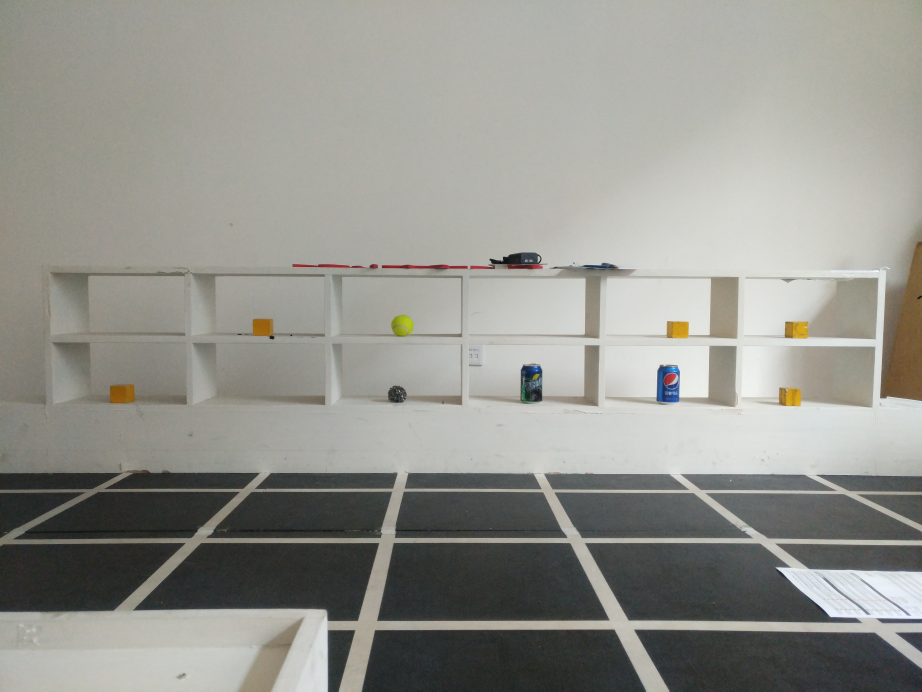
#> input picture IMG_1145.jpg, 4608 x 3456 px (shown at 1/5 size)
$ python Module.py   (Python 2 division)   (older library calls are emulated)
#> lines starting #> are read from the running program, lines starting #| are printed output that depends on the picture; after the words box and inside, x2 and y2 are one past the last pixel; in counts of white or black regions, pixels touching at a corner belong together
# encoding:utf-8
"""
作者：Crazyfang
日期：2017-3-17
版本：1.0
"""
import cv2
import numpy as np
# from matplotlib import pyplot as plt
import threading
import time

Color_materials = []

# 图像区域划分函数
def ImagePartition(original_image, number):
#> called with original_image = 'IMG_1145.jpg', number = 1
    start = time.clock()
    # print "正在处理第%d张图" % number
    # img = cv2.imread('picture.jpg')
    img = cv2.imread(original_image)
#> img is the input picture: shape (3456, 4608, 3); mean B, G, R 141.8, 148.1, 148.2
    sp = img.shape
#> sp = (3456, 4608, 3)
    # print sp[1]
    # print (2 * sp[0] / 3)
    # edges = cv2.Canny(img, 100, 150)
    gray = cv2.cvtColor(img, cv2.COLOR_BGR2GRAY)
    edges = cv2.Canny(gray, 50, 150, apertureSize=3)
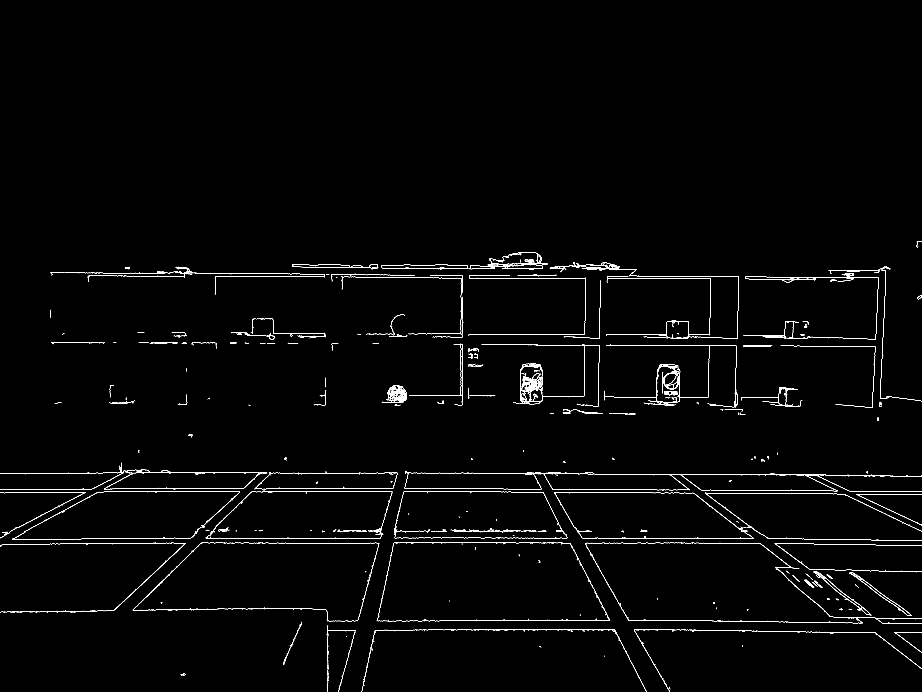
#> edges: shape (3456, 4608) (shown at 1/5 size); 0.65% white in thin lines or dots, all inside (x1, y1, x2, y2) = (0, 1206, 4608, 3456)
    # edge = edges.copy()
    # lines = cv2.HoughLines(edges, 1, np.pi/180, 100)

    # 寻找霍夫直线
    lines = cv2.HoughLinesP(edges, 1, np.pi/180, 100, 10, 0)
#> lines = 2963 rows, first 6: [3837, 2690, 3839, 2690], [3081, 2690, 3298, 2690], [3482, 2714, 3487, 2714], [3302, 2715, 3318, 2715], [2594, 2714, 2695, 2714], [1706, 2715, 1849, 2715]
    # print lines

    # 横线列表
    transverseline = []
    # 竖线列表
    verticalline = []

    # 将横线和竖线加入各自的列表同时去除不符合纵坐标的噪声点
    for i in lines:
        for x1, y1, x2, y2 in i:
            # if y1 < 500:
            if abs(y1 - y2) < 10:
                if abs(x1 - x2) > 15:
                    if (1 * sp[0] / 3) < y1 < (3 * sp[0] / 4):
                        if sp[1] / 14 < x1:
                            transverseline.append([x1, y1, x2, y2])
            if abs(x1 - x2) < 10:
                if abs(y1 - y2) > 15:
                    if y1 < (2 * sp[0] / 3):
                        verticalline.append([x1, y1, x2, y2])
#> this loop made 2963 passes
#> after the loop, transverseline = 350 items, first 6: [4512, 2458, 4578, 2458], [2110, 2443, 2138, 2443], [333, 2365, 481, 2365], [1332, 2443, 1435, 2443], [3127, 1392, 3418, 1392], [1457, 2459, 1517, 2459]; verticalline = 48 items, first 6: [2999, 1575, 2999, 1539], [4413, 1727, 4413, 1711], [2311, 1971, 2311, 1952], [2996, 1785, 2996, 1739], [2305, 1416, 2305, 1391], [4402, 1949, 4403, 1916]
    # print "竖线精简后的列表"
    # print verticalline

    sign = 0
    mins = 0
    maxs = 0
    sum = 0
    length = 0

    # 横线通过纵坐标从小到大排序
    transverseline = sorted(transverseline, key=lambda keys: keys[1])
#> transverseline = 350 items, first 6: [2614, 1319, 2632, 1319], [2633, 1319, 2664, 1319], [2466, 1319, 2493, 1319], [2503, 1320, 2537, 1320], [1601, 1321, 1657, 1321], [2444, 1321, 2472, 1321]
    # 竖线通过横坐标从小到大排序
    verticalline = sorted(verticalline, key=lambda keys: keys[0])
#> verticalline = 48 items, first 6: [2304, 1651, 2304, 1631], [2304, 1950, 2304, 1932], [2304, 1975, 2304, 1957], [2305, 1416, 2305, 1391], [2305, 1593, 2305, 1566], [2305, 1517, 2305, 1487]

    # [6 lines of commented-out code are left out]
    numberlist = []
    # 最大纵坐标差值
    max_differentvalue = 0

    # 寻找三条基准横线改进版
    # 功能：在横线坐标列列表中寻找到三条基准横线的区间下标
    for count, i in enumerate(transverseline):
        if count == 0:
            adjust = i[1]
        else:
            if len(numberlist) == 3:
                break
            else:
                if abs(i[1] - adjust) > max_differentvalue * 0.8 and abs(i[1] - adjust) > 240:  # 高像素图片需要在此更改阈值 > 200   abs(i[1] - adjust) > max_differentvalue * 1.50 and
                    adjust = i[1]
                    numberlist.append(count)
                    max_differentvalue = 0
                if abs(i[1] - adjust) > max_differentvalue:
                    max_differentvalue = abs(i[1] - adjust)
                else:
                    pass
#> this loop made 225 passes
#> (i, max_differentvalue) on passes 4, 5, 7, 8, 9, 10, 12, 15, 17, 19, 20, 21: ([2503, 1320, 2537, 1320], 1), ([1601, 1321, 1657, 1321], 2), ([2195, 1323, 2215, 1323], 4), ([2930, 1324, 2967, 1324], 5), ([1704, 1325, 1721, 1325], 6), ([2985, 1326, 3007, 1326], 7), ([2564, 1327, 2586, 1327], 8), ([2352, 1328, 2374, 1328], 9), ([2245, 1329, 2282, 1329], 10), ([2499, 1330, 2517, 1330], 11), ([2483, 1332, 2524, 1332], 13), ([2786, 1333, 2809, 1333], 14)
#> (i, adjust) on pass 1: ([2614, 1319, 2632, 1319], 1319)
#> after the loop, max_differentvalue = 0; numberlist = [132, 195, 223]
    # print numberlist

    # 寻找三条基准横线长度拟差运算
    # 基准横线的组成直线部分的纵坐标的值之和
    count_num = 0
    # 基准横线的最小横坐标
    mins = transverseline[0][0]
#> mins = 2614
    # 基准横线的最大横坐标
    maxs = transverseline[0][2]
#> maxs = 2632
    for count, i in enumerate(transverseline):
        if count == numberlist[0]:
            line1 = [mins, count_num / count, maxs, count_num / count]
            count_num = 0
        elif count == numberlist[1]:
            line2 = [mins, count_num / (numberlist[1] - numberlist[0]), maxs, count_num / (numberlist[1] - numberlist[0])]
            count_num = 0
        elif count == numberlist[2]:
            line3 = [mins, count_num / (numberlist[2] - numberlist[1]), maxs, count_num / (numberlist[2] - numberlist[1])]
        count_num += i[1]
        if mins > i[0]:
            mins = i[0]
        if maxs < i[2]:
            maxs = i[2]
#> this loop made 350 passes
#> (i, count_num, mins) on passes 3, 5, 22, 26, 57, 58, 59: ([2466, 1319, 2493, 1319], 3957, 2466), ([1601, 1321, 1657, 1321], 6598, 1601), ([1464, 1334, 1502, 1334], 29167, 1464), ([898, 1337, 916, 1337], 34511, 898), ([789, 1364, 825, 1364], 76214, 789), ([620, 1365, 653, 1365], 77579, 620), ([526, 1365, 582, 1365], 78944, 526)
#> (i, count_num, maxs) on passes 2, 8, 10, 38, 48, 50: ([2633, 1319, 2664, 1319], 2638, 2664), ([2930, 1324, 2967, 1324], 10566, 2967), ([2985, 1326, 3007, 1326], 13217, 3007), ([3058, 1342, 3086, 1342], 50593, 3086), ([3093, 1345, 3184, 1345], 64026, 3184), ([4407, 1351, 4425, 1351], 66723, 4425)
#> after the loop, maxs = 4602; mins = 333

    # [4 lines of commented-out code are left out]

    line2[1] += 20
    line2[3] += 20

    line3[1] += 80
    line3[3] += 80

    # 三条基准横线的差值弥补
    if line3[1] - line2[1] + 50 < line2[1] - line1[1]:
        line3[1] = line3[3] = 2 * line2[1] - line1[1] - 50

    # 寻找三条基准横线最小横坐标当做基准最小横坐标
    mins = MinNumber(line1[0], line2[0], line3[0])
#> in MinNumber, `mins = a`: mins = 451
#> mins = 451
    # 寻找三条基准横线最大横坐标当做基准最大横坐标
    maxs = MaxNumber(line1[2], line2[2], line3[2])
#> in MaxNumber, `maxs = a`: maxs = 4425
#> maxs = 4425

    # 寻找基准竖线
    signs = []
    newline = []
    sign = 0
    sum = 0
    length = 1
    rectent = 0
    lens = 1
    for i in verticalline:
        if sign == 0:
            sum += i[0]
            sign = 1
            rectent = i[0]
            # 权重标记
            priority_tagged = 0
        else:
            lens += 1
            if abs(i[0] - rectent) < 10:
                if len(verticalline) == lens:
                    rectent = i[0]
                    sum += i[0]
                    length += 1
                    newline.append(sum / length)
                    signs.append(1)
                else:
                    rectent = i[0]
                    sum += i[0]
                    length += 1
                    priority_tagged = 1
            elif 10 < abs(i[0] - rectent) < 80:
                if len(verticalline) == lens:
                    sum += i[0]
                    length += 1
                    rectent = i[0]
                    newline.append(sum / length)
                    if(priority_tagged == 0):
                        signs.append(2)
                    elif priority_tagged == 1:
                        signs.append(3)
                else:
                    rectent = i[0]
                    sum += i[0]
                    length += 1
                    if priority_tagged == 0:
                        priority_tagged = 2
                    else:
                        priority_tagged = 3
            else:
                if len(verticalline) == lens:
                    # sum += i[0]
                    # length += 1
                    # rectent = i[0]
                    newline.append(sum / length)
                    newline.append(i[0])
                    signs.append(priority_tagged)
                    signs.append(0)
                    # priority_tagged = 0
                else:
                    rectent = i[0]
                    newline.append(sum / length)
                    signs.append(priority_tagged)
                    priority_tagged = 0
                    sum = i[0]
                    length = 1
#> this loop made 48 passes
#> (i, rectent, sum, length, priority_tagged) on passes 2, 3, 4, 5, 6, 7, 8, 9, 10, 13, 14, 15: ([2304, 1950, 2304, 1932], 2304, 4608, 2, 1), ([2304, 1975, 2304, 1957], 2304, 6912, 3, 1), ([2305, 1416, 2305, 1391], 2305, 9217, 4, 1), ([2305, 1593, 2305, 1566], 2305, 11522, 5, 1), ([2305, 1517, 2305, 1487], 2305, 13827, 6, 1), ([2311, 1971, 2311, 1952], 2311, 16138, 7, 1), ([2311, 1917, 2311, 1877], 2311, 18449, 8, 1), ([2311, 1850, 2311, 1829], 2311, 20760, 9, 1), ([2313, 1424, 2313, 1408], 2313, 23073, 10, 1), ([2924, 1653, 2924, 1613], 2924, 5846, 2, 1), ([2925, 1598, 2925, 1560], 2925, 8771, 3, 1), ([2926, 1537, 2926, 1502], 2926, 11697, 4, 1)
#> (i, rectent, priority_tagged, sum, length) on passes 11, 12, 23, 24, 30, 37: ([2603, 1970, 2603, 1949], 2603, 0, 2603, 1), ([2922, 1887, 2922, 1779], 2922, 0, 2922, 1), ([3284, 1939, 3284, 1897], 3284, 0, 3284, 1), ([3541, 1985, 3541, 1962], 3541, 0, 3541, 1), ([3677, 1927, 3677, 1905], 3677, 0, 3677, 1), ([4362, 2037, 4363, 2018], 4362, 0, 4362, 1)
#> after the loop, lens = 48; newline = [2307, 2603, 2963, 3284, 3546, 3684, 4400]; sign = 1; signs = [1, 0, 1, 0, 1, 1, 1]
    # [6 lines of commented-out code are left out]
    delsign =[]
    addnumber = []
    subscript = SearchMaxSum(signs)
#> the loop in SearchMaxSum, `for count, i in enumerate(a):` made 7 passes
#> (i, maxsum, sign) on passes 2, 6: (0, 1, 0), (1, 2, 4)
#> (i, maxsum) on pass 1: (1, 1)
#> subscript = 4
    breadth = newline[subscript + 1] - newline[subscript]
#> breadth = 138
    while breadth < sp[1] / 7 - 50:
        if subscript != len(newline) - 1:
            if signs[subscript] >= signs[subscript + 1]:
                del newline[subscript + 1]
                del signs[subscript + 1]
            else:
                del newline[subscript]
                del signs[subscript]
            if subscript == len(newline) - 1:
                breadth = newline[subscript] - newline[subscript - 1]
            else:
                breadth = newline[subscript + 1] - newline[subscript]
        else:
            del newline[subscript - 1]
            del signs[subscript - 1]
            subscript -= 1
            breadth = newline[subscript] - newline[subscript - 1]
#> this loop made 1 pass
#> breadth on pass 1: 854
#> after the loop, subscript = 4
    while breadth > sp[1] / 7 + 50:
        if subscript != len(signs) - 1:
            if signs[subscript] < signs[subscript + 1]:
                subscript += 1
            else:
                pass
        else:
            pass
        if subscript != 0:
            for i in range(subscript):
                breadth = (newline[subscript] - newline[i]) / (subscript - i)
                if sp[1] / 7 - 50 <= breadth <= sp[1] / 7 + 50:
                    break
                else:
                    if i == subscript - 1 and subscript != len(newline) - 1:
                        for j in range(subscript + 1, len(newline)):
                            breadth = (newline[j] - newline[subscript]) / (j - subscript)
                            if sp[1] / 7 - 50 <= breadth <= sp[1] / 7 + 50:
                                break
                            else:
                                if j == len(newline) - 1:
                                    breadth = sp[1] / 7 + 50
                                    break
                                else:
                                    pass
                    else:
                        breadth = sp[1] / 7 + 50
        else:
            for i in range(subscript + 1, len(newline)):
                breadth = (newline[i] - newline[subscript]) / (i - subscript)
                if sp[1] / 7 - 50 <= breadth <= sp[1] / 7 + 50:
                    break
                else:
                    if i == len(newline) - 1:
                        breadth = sp[1] / 7 + 50
                        break
                    else:
                        pass
#> this loop made 1 pass
#> after the loop, subscript = 4
    # [4 lines of commented-out code are left out]
    for i in range(subscript):
        if newline[subscript] - (subscript - i) * breadth > 0:
            newline[i] = newline[subscript] - (subscript - i) * breadth
        else:
            delsign.append(i)
#> after the loop, delsign = []; newline = [714, 1422, 2130, 2838, 3546, 4400]
    for i in range(subscript + 1, len(newline)):
        # 第三版本竖线识别修改部分
        if float((newline[i] - newline[subscript])) / breadth < (i - subscript) + 1.0:
            # 该判断是为了防止新添竖线超过图像最大横坐标
            if newline[subscript] + (i - subscript) * breadth > sp[1]:
                delsign.append(i)
            else:
                newline[i] = newline[subscript] + (i - subscript) * breadth
        else:
            if not addnumber:
                adds = ((newline[i] - newline[subscript]) / breadth)
                addnumber.append(i)
            else:
                pass
            newline[i] = newline[subscript] + adds * breadth
            if newline[i] > sp[1]:
                delsign.append(i)
#> this loop made 1 pass
#> i on pass 1: 5
#> after the loop, addnumber = []; newline = [714, 1422, 2130, 2838, 3546, 4254]

    # [8 lines of commented-out code are left out]
    if delsign:
        # print "列表长度为:%d" % len(newline)
        adjusts = subscript
        for i in range(len(delsign)):
            if delsign[i] < adjusts:
                subscript -= 1
            delsign[i] -= i
        for x in delsign:
            del newline[x]
    # [9 lines of commented-out code are left out]
    if addnumber:
        for i in addnumber:
            if newline[subscript] + (i - subscript) * breadth < sp[1]:
                newline.insert(i, newline[subscript] + (i - subscript) * breadth)
    # print "增添后的列表："
    # print newline
    if len(newline) == 7:
        if newline[len(newline) - 1] - newline[len(newline) - 2] < breadth:
            del newline[len(newline) - 1]
        if newline[0] > breadth:
            newline.insert(0, newline[0] - breadth)
        if newline[0] < sp[1] / 14 -70:
            lens = sp[1] / 14 - newline[0]
            for i in range(0, len(newline)):
                newline[i] += (lens - i * 50)
    elif len(newline) < 7:
        for i in range(newline[0] / breadth):
            # if newline[0] > breadth:
            newline.insert(0, abs(newline[i] - breadth * (i + 1)))
#> after the loop, newline = [6, 714, 1422, 2130, 2838, 3546, 4254]
        if newline[0] < sp[1] / 14 - 70:         # 180
            lens = sp[1] / 14 - newline[0]       # 210
#> lens = 323
            for i in range(len(newline)):
                newline[i] += (lens - i * 50)
#> this loop made 7 passes
#> after the loop, newline = [329, 987, 1645, 2303, 2961, 3619, 4277]
        if len(newline) < 7:
            if sp[1] / 14 < newline[0] < sp[1] / 7:
                print newline[0]
                d_value = newline[0] - (newline[0] + sp[1] / 14) / 2
                for i in range(len(newline)):
                    newline[i] -= (i + 1) * d_value - i * 50
                # newline_length = len(newline)
                newline.append(newline[len(newline) - 1] + breadth)
    else:
        if newline[len(newline) - 1] - newline[len(newline) - 2] < breadth:
            del newline[len(newline) - 1]
        else:
            if newline[len(newline) - 1] - sp[1] < sp[1] / 14:
                del newline[len(newline) - 1]
            else:
                pass

    # print "最终列表："
    # print newline

    try:
        if number == 1:
            threadings = FindColorFools(line1[1], line2[1], line3[1], newline, img)
#> in FindColorFools, `hsvs = cv2.cvtColor(imgs, cv2.COLOR_BGR2HSV)`: hsvs: shape (3456, 4608, 3); mean H, S, V 40.6, 16.4, 149.7
#> the loop in FindColorFools, `for subscript, i in enumerate(d):` made 7 passes
#> i on passes 1 to 7: 329, 987, 1645, 2303, 2961, 3619, 4277
#> after the loop in FindColorFools, `for subscript, i in enumerate(d):`: thread = 12 items
#> threadings = 12 items
        else:
            threadings = FeatureMatching(line1[1], line2[1], line3[1], newline, img, number)
        for t in threadings:
            # t.setDaemon(True)
            t.start()
#> this loop made 12 passes
        for t in threadings:
            t.join()
    except Exception as e:
        print e
    Color_materials.sort()
    return Color_materials
    # [7 lines of commented-out code are left out]

    end = time.clock()
    # [6 lines of commented-out code are left out]
def MinNumber(a, b, c):
    mins = a
    if a > b:
        mins = b
        if b > c:
            mins = c
    else:
        pass
    return mins

# 寻找三个数字中最大的数字
def MaxNumber(a, b, c):
    maxs = a
    if a < b:
        maxs = b
        if b < c:
            maxs = c
    else:
        pass
    return maxs

# 寻找权重相加最大的相邻两个数的第一个数的下标
def SearchMaxSum(a):
    for count, i in enumerate(a):
        if count == 0:
            maxsum = i
        elif count == 1:
            maxsum += i
            sign = count -1
        else:
            if maxsum == 6:
                return sign
            else:
                if maxsum < i + a[count - 1]:
                    maxsum = i + a[count - 1]
                    sign = count - 1
                else:
                    pass
    return sign

# 颜色识别模块
def FindColorFools(line1, line2, line3, d, imgs):
    """
    :param line1: 第一根基准横线的值
    :param line2: 第二根基准横线的值
    :param line3: 第三根基准横线的值
    :param d:基准竖线列表
    :param imgs:图像文件
    :return:显示颜色识别多线程列表
    """
    thread = []
    hsvs = cv2.cvtColor(imgs, cv2.COLOR_BGR2HSV)

    for subscript, i in enumerate(d):
        if subscript == len(d) - 1:
            break
        else:
            for m in range(2):
                img = imgs.copy()
                sub = subscript
                if m == 0:
                    crop_img = img[line1:line2, i:int(d[subscript + 1])]
                    hsv = hsvs[line1:line2, i:int(d[subscript + 1])]
                    sub = sub * 2 + 1
                else:
                    crop_img = img[line2:line3, i:int(d[subscript + 1])]
                    hsv = hsvs[line2:line3, i:int(d[subscript + 1])]
                    sub = sub * 2 + 2
                threads = threading.Thread(target=ThredFindColorFools, args=(crop_img, hsv, sub))
                thread.append(threads)
    return thread

# 颜色识别多线程
def ThredFindColorFools(crop_img, hsv, sub):
    lower_yellow = np.array([0, 130, 50])
    upper_yellow = np.array([34, 255, 255])
    mask = cv2.inRange(hsv, lower_yellow, upper_yellow)
    img, contours, hierarchy = cv2.findContours(mask, cv2.RETR_LIST, cv2.CHAIN_APPROX_NONE)
    if contours:
        a = contours[0]
        x, y, w, h = cv2.boundingRect(a)

        for cnt in contours:
            x, y, w, h = cv2.boundingRect(cnt)
            if w + h > 150:
                Color_materials.append([sub, "yellow materials"])
                break

# 测试函数
if __name__ == '__main__':
    ss = ImagePartition("IMG_1145.jpg", 1)
    print ss
